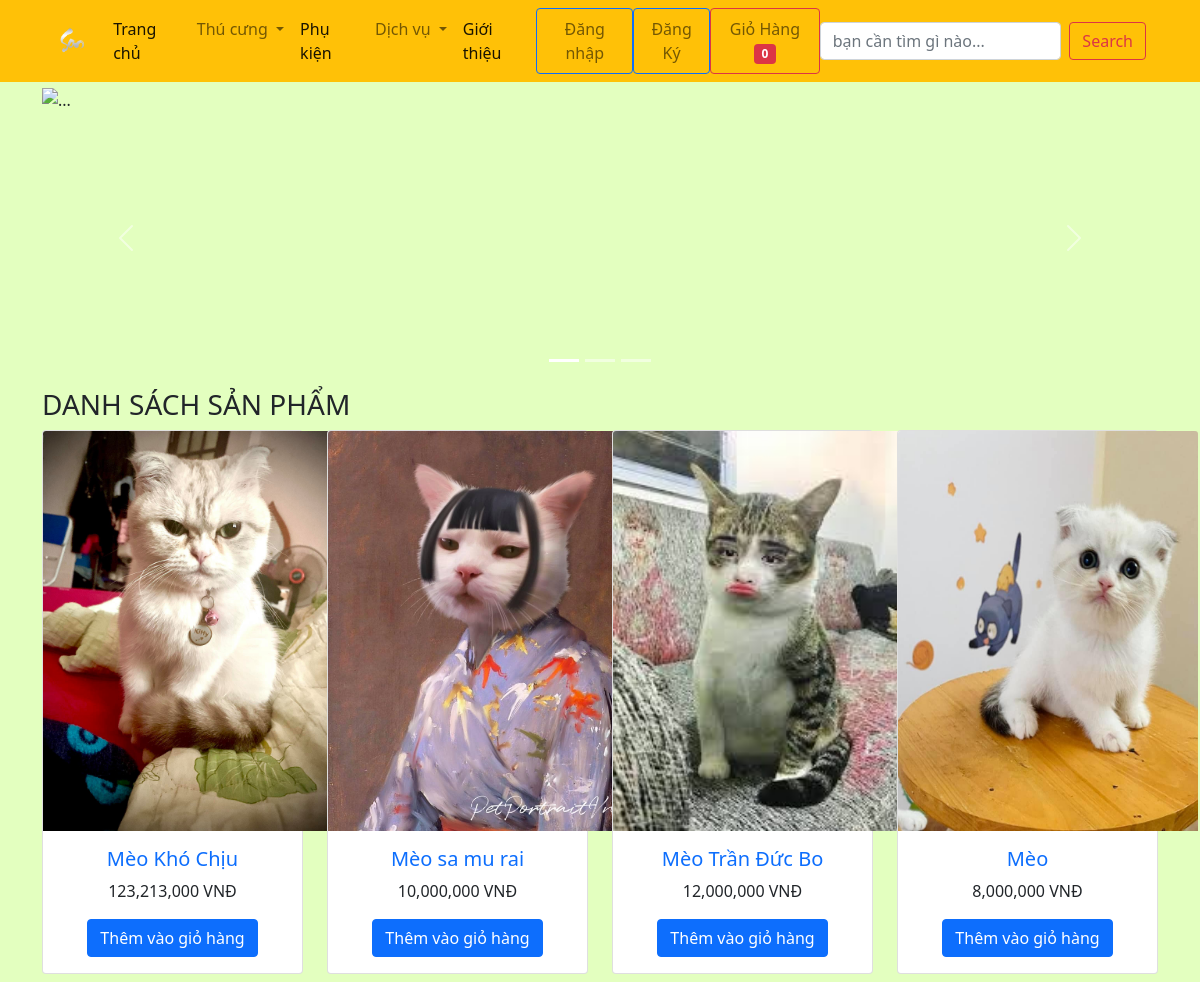
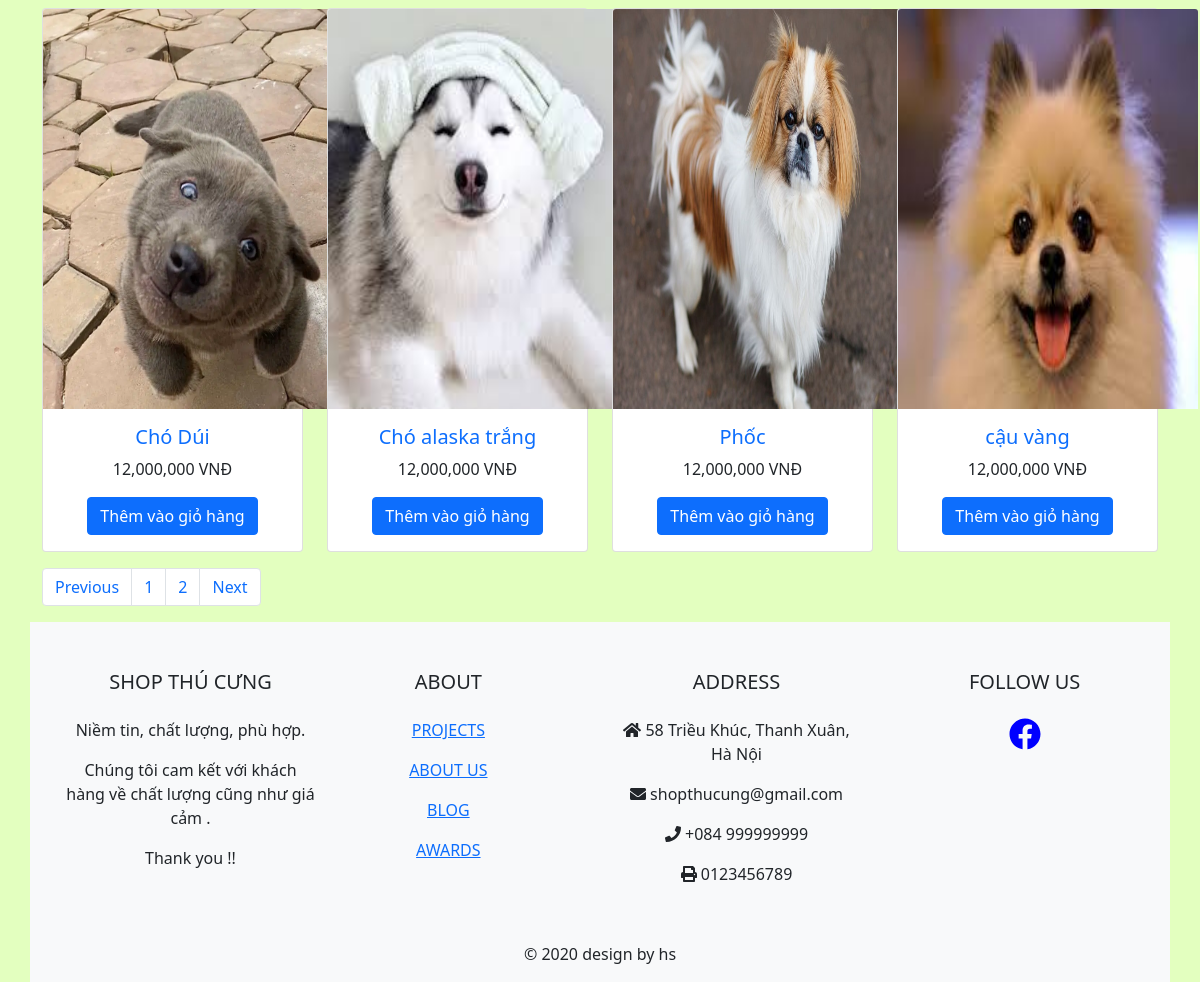
The page /index.php?c=xem_san_pham&a=xem_tat_ca on the database its author committed (2 pictures, top to bottom).
### tables this page shows
CREATE TABLE `quan_li_san_pham` (
  `id` int(11) NOT NULL,
  `ten_san_pham` varchar(255) NOT NULL,
  `anh_san_pham` varchar(255) NOT NULL,
  `gia` float NOT NULL,
  `so_luong` int(11) NOT NULL,
  `mo_ta` text NOT NULL,
  `tinh_trang` tinyint(1) NOT NULL,
  `id_loai_san_pham` int(11) NOT NULL
);

### public/index.php (called while the page is built)
<?php
require_once('route.php');

### public/modules/view_all.php (the view, shortened to what this page needs)
<?php
$trang = 1;
$gioi_han = 8;
$tim_kiem = $_GET['q'] ?? '';
$sql = "select count(id) as tong_san_pham from quan_li_san_pham where tinh_trang = 1 and ten_san_pham like '%$tim_kiem%'";
$rs = mysqli_query($conn, $sql);
$tong_san_pham = mysqli_fetch_array($rs);
$tong_trang = ceil($tong_san_pham['tong_san_pham'] / $gioi_han);
$vi_tri = ($trang - 1) * $gioi_han;
$sql = "select * from quan_li_san_pham where tinh_trang = 1 and ten_san_pham like '%$tim_kiem%' limit $vi_tri, $gioi_han";
$rs = mysqli_query($conn, $sql);
?>
<div class="row">
  <h3>DANH SÁCH SẢN PHẨM <?php if ($tim_kiem != '') echo "CÓ TÊN <label class='text-uppercase'>$tim_kiem</label>" ?></h3>
  <div class="col-md-12">
    <div class="row">
      <?php while ($each = mysqli_fetch_array($rs)) { ?>
        <div class="col-md-3 mb-3">
          <div class="card text-center">
            <img class="card-img-top" src="<?= $each['anh_san_pham'] ?>" alt="Card image cap" style="width: 300px; height: 400px;">
            <div class="card-body">
              <h5 class="card-title"><a href="index.php?c=xem_san_pham&a=xem_chi_tiet&ma_san_pham=<?php echo $each['id'] ?>" class="text-decoration-none"><?= $each['ten_san_pham'] ?></a></h5>
              <p class="card-text"><?= number_format($each['gia']) ?> VNĐ</p>
              <a href="index.php?c=gio_hang&a=them_gio_hang&id=<?= $each['id'] ?>" class="btn btn-primary">Thêm vào giỏ hàng</a>
            </div>
          </div>
        </div>
      <?php } ?>
    </div>
  </div>
  <div class="col-sm-12">
    <nav aria-label="Page navigation example">
      <ul class="pagination">
        <li class="page-item"><a id="previous" class="page-link" href="index.php?c=xem_san_pham&a=xem_tat_ca<?php if ($tim_kiem != '') echo "&q=".$tim_kiem ?>&trang=<?= $trang - 1 ?>">Previous</a></li>
        <?php for ($i = 1; $i <= $tong_trang; $i++) {  ?>
          <li class="page-item">
            <a href="index.php?c=xem_san_pham&a=xem_tat_ca<?php if ($tim_kiem != '') echo "&q=".$tim_kiem ?>&trang=<?php echo $i; ?>" class="page-link"><?php echo $i ?></a>
          </li>
        <?php } ?>
        <li class="page-item"><a class="page-link" id="next" href="index.php?c=xem_san_pham&a=xem_tat_ca<?php if ($tim_kiem != '') echo "&q=".$tim_kiem ?>&trang=<?= $trang + 1 ?>">Next</a></li>
      </ul>
    </nav>
  </div>

### public/layouts/style.css (style rules this page uses)
body { background-color: rgb(227, 255, 191) !important; }

### rows shown on the page
quan_li_san_pham: anh_san_pham (picture), ten_san_pham "Mèo Khó Chịu", gia "123,213,000"
quan_li_san_pham: anh_san_pham (picture), ten_san_pham "Mèo sa mu rai", gia "10,000,000"
quan_li_san_pham: anh_san_pham (picture), ten_san_pham "Mèo Trần Đức Bo", gia "12,000,000"
quan_li_san_pham: anh_san_pham (picture), ten_san_pham "Mèo", gia "8,000,000"
quan_li_san_pham: anh_san_pham (picture), ten_san_pham "Chó Dúi", gia "12,000,000"
quan_li_san_pham: anh_san_pham (picture), ten_san_pham "Chó alaska trắng", gia "12,000,000"
quan_li_san_pham: anh_san_pham (picture), ten_san_pham "Phốc", gia "12,000,000"
quan_li_san_pham: anh_san_pham (picture), ten_san_pham "cậu vàng", gia "12,000,000"
